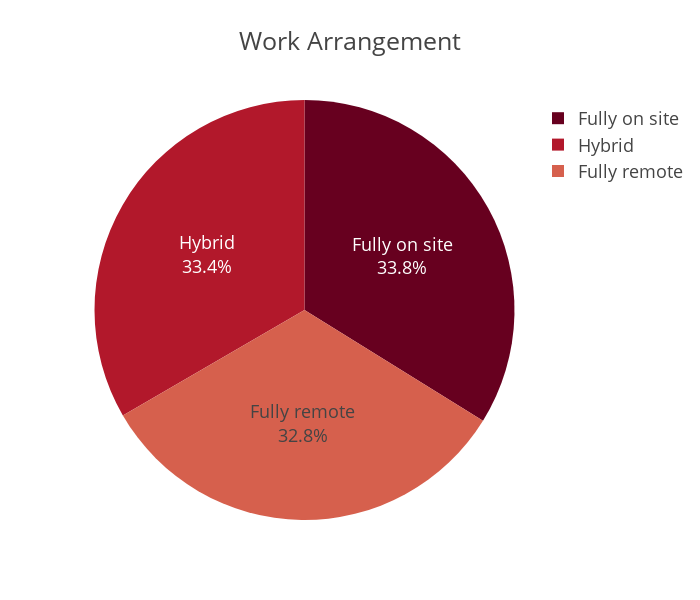

Notebook code cell kept with this figure:
### Code cell
fig = px.pie(
    workarrangements_counts,
    names='remote_ratio',
    values='job_count',
    title='Work Arrangement',
    color_discrete_sequence=px.colors.sequential.RdBu
)

fig.update_traces(
    textinfo='label+percent',
    textposition='inside'
)

fig.update_layout(
    template='presentation',
    height=600,
    width=700
)

fig.show()

### Figure 1 — Plotly figure (JSON) as saved in the notebook; plotly's stock layout.template omitted (floating-point values rounded to 4 significant figures)
{"data": [{"domain": {"x": [0, 1], "y": [0, 1]}, "hovertemplate": "remote_ratio=%{label}<br>job_count=%{value}<extra></extra>", "labels": ["Fully remote", "Hybrid", "Fully on site"], "legendgroup": "", "name": "", "showlegend": true, "textinfo": "label+percent", "textposition": "inside", "type": "pie", "values": [4920, 5005, 5075]}], "layout": {"height": 600, "legend": {"tracegroupgap": 0}, "piecolorway": ["rgb(103,0,31)", "rgb(178,24,43)", "rgb(214,96,77)", "rgb(244,165,130)", "rgb(253,219,199)", "rgb(247,247,247)", "rgb(209,229,240)", "rgb(146,197,222)", "rgb(67,147,195)", "rgb(33,102,172)", "rgb(5,48,97)"], "title": {"text": "Work Arrangement"}, "width": 700}}
